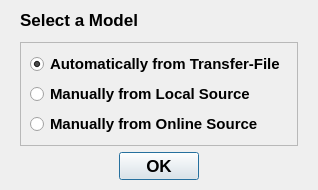
<?xml version="1.0" encoding="UTF-8"?>
<ui version="4.0">
 <class>modelselectDialog</class>
 <widget class="QDialog" name="modelselectDialog">
  <property name="geometry">
   <rect>
    <x>0</x>
    <y>0</y>
    <width>318</width>
    <height>190</height>
   </rect>
  </property>
  <property name="windowTitle">
   <string>Dialog</string>
  </property>
  <property name="styleSheet">
   <string notr="true">QCheckBox::indicator {
    width: 40px;
    height: 40px;
}
QRadioButton::indicator:checked, QCheckBox::indicator:checked {
    image: url(icons/check-circle-green.svg);
}
QRadioButton::indicator:unchecked, QCheckBox::indicator:unchecked {
    image: url(icons/circle.svg);
}</string>
  </property>
  <layout class="QVBoxLayout" name="verticalLayout_2">
   <property name="spacing">
    <number>6</number>
   </property>
   <property name="leftMargin">
    <number>20</number>
   </property>
   <property name="topMargin">
    <number>10</number>
   </property>
   <property name="rightMargin">
    <number>20</number>
   </property>
   <property name="bottomMargin">
    <number>10</number>
   </property>
   <item alignment="Qt::AlignTop">
    <widget class="QLabel" name="Title">
     <property name="font">
      <font>
       <pointsize>13</pointsize>
       <bold>true</bold>
      </font>
     </property>
     <property name="text">
      <string>Select a Model</string>
     </property>
     <property name="alignment">
      <set>Qt::AlignLeading|Qt::AlignLeft|Qt::AlignVCenter</set>
     </property>
    </widget>
   </item>
   <item alignment="Qt::AlignTop">
    <widget class="QFrame" name="frame">
     <property name="frameShape">
      <enum>QFrame::StyledPanel</enum>
     </property>
     <property name="frameShadow">
      <enum>QFrame::Raised</enum>
     </property>
     <layout class="QVBoxLayout" name="verticalLayout">
      <item>
       <widget class="QRadioButton" name="transferfileRadiobutton">
        <property name="sizePolicy">
         <sizepolicy hsizetype="Preferred" vsizetype="Preferred">
          <horstretch>0</horstretch>
          <verstretch>0</verstretch>
         </sizepolicy>
        </property>
        <property name="font">
         <font>
          <pointsize>11</pointsize>
          <bold>true</bold>
         </font>
        </property>
        <property name="styleSheet">
         <string notr="true"/>
        </property>
        <property name="text">
         <string>Automatically from Transfer-File</string>
        </property>
        <property name="checkable">
         <bool>true</bool>
        </property>
        <property name="checked">
         <bool>true</bool>
        </property>
        <attribute name="buttonGroup">
         <string notr="true">radioButtonGroup</string>
        </attribute>
       </widget>
      </item>
      <item>
       <widget class="QRadioButton" name="localsearchRadiobutton">
        <property name="sizePolicy">
         <sizepolicy hsizetype="Preferred" vsizetype="Preferred">
          <horstretch>0</horstretch>
          <verstretch>0</verstretch>
         </sizepolicy>
        </property>
        <property name="font">
         <font>
          <pointsize>11</pointsize>
          <bold>true</bold>
         </font>
        </property>
        <property name="text">
         <string>Manually from Local Source</string>
        </property>
        <attribute name="buttonGroup">
         <string notr="true">radioButtonGroup</string>
        </attribute>
       </widget>
      </item>
      <item>
       <widget class="QRadioButton" name="onlinesearchRadiobutton">
        <property name="sizePolicy">
         <sizepolicy hsizetype="Preferred" vsizetype="Preferred">
          <horstretch>0</horstretch>
          <verstretch>0</verstretch>
         </sizepolicy>
        </property>
        <property name="font">
         <font>
          <pointsize>11</pointsize>
          <bold>true</bold>
         </font>
        </property>
        <property name="text">
         <string>Manually from Online Source</string>
        </property>
        <property name="iconSize">
         <size>
          <width>20</width>
          <height>20</height>
         </size>
        </property>
        <property name="checked">
         <bool>false</bool>
        </property>
        <attribute name="buttonGroup">
         <string notr="true">radioButtonGroup</string>
        </attribute>
       </widget>
      </item>
     </layout>
    </widget>
   </item>
   <item alignment="Qt::AlignHCenter">
    <widget class="QPushButton" name="okButton">
     <property name="font">
      <font>
       <pointsize>13</pointsize>
       <bold>true</bold>
      </font>
     </property>
     <property name="text">
      <string>OK</string>
     </property>
    </widget>
   </item>
  </layout>
 </widget>
 <resources>
  <include location="resources.qrc"/>
 </resources>
 <connections/>
 <buttongroups>
  <buttongroup name="radioButtonGroup"/>
 </buttongroups>
</ui>
